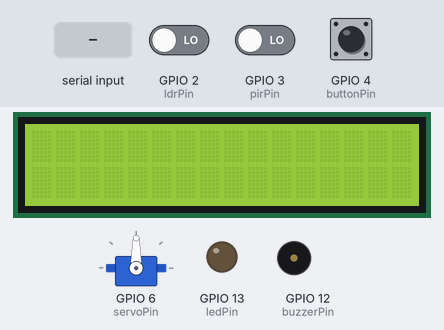
The sketch below on a simulated ESP32. On the bench: 16×2 character LCD, servo, output pins drawn as LEDs (lit = HIGH), buzzer (waves = sounding, pin HIGH). The test bench sets the inputs (shaded band); at power-on: GPIO 4 (buttonPin) LOW, GPIO 2 (ldrPin) LOW, GPIO 3 (pirPin) LOW. What the sketch prints to the serial monitor is not drawn.

Above: at 1.2 s.
1.3 s: GPIO 4 (buttonPin) pulled HIGH for 0.15 s
At 1.9 s:
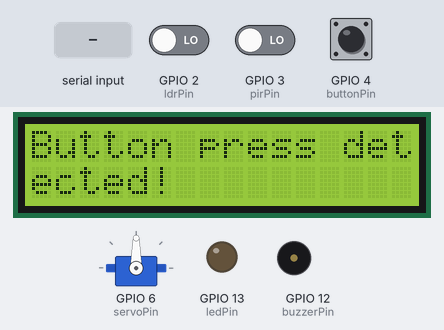
2.9 s: GPIO 2 (ldrPin) driven HIGH
At 3.5 s:
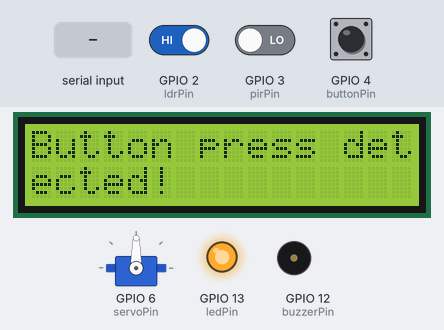
4.4 s: "SERVO: ,45\n" received over Serial
At 5.6 s:
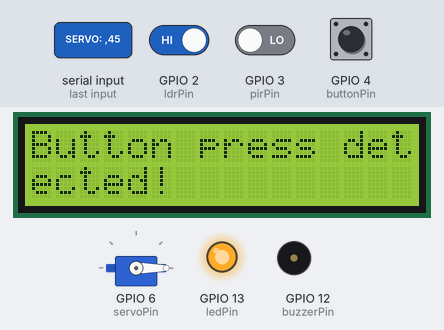
5.9 s: "LCD: 90\n" received over Serial
At 7.1 s:
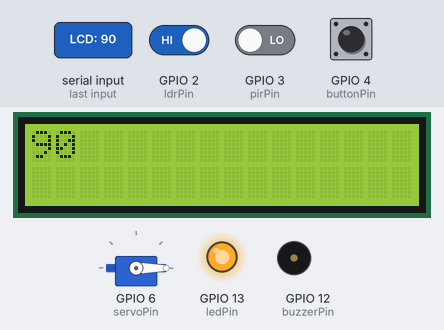
7.4 s: GPIO 2 (ldrPin) driven LOW
At 8.1 s:
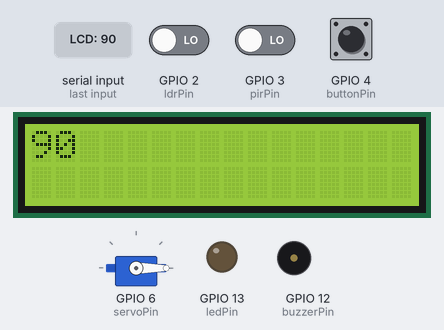
8.9 s: GPIO 4 (buttonPin) pulled HIGH for 1 s
At 10.1 s:
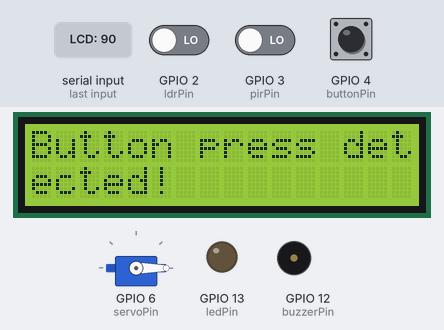
Timing chart, 0 to 11.9 s (numbered marks = the images above; inputs shaded):
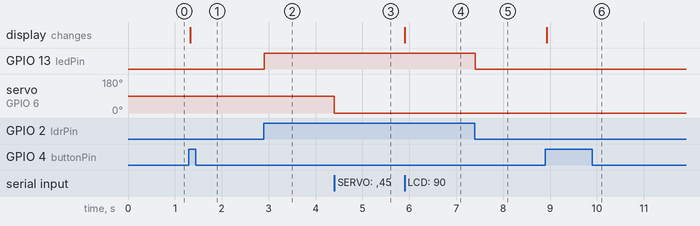

Measured:
- after the input at 1.3 s, the display: changes at once (image 1)
- after the input at 2.9 s, GPIO 13 (ledPin): LOW → HIGH at once
- after the input at 4.4 s, servo on GPIO 6 (servoPin): 90° → 0° at once
- after the input at 5.9 s, the display: changes at once (image 4)
- after the input at 7.4 s, GPIO 13 (ledPin): HIGH → LOW at once
- after the input at 8.9 s, the display: changes at once (image 6)

The sketch:

arduino.ino
```cpp
#include <Wire.h>
#include <LiquidCrystal_I2C.h>
#include <Servo.h>

LiquidCrystal_I2C lcd(0x27, 16, 2);

int pirPin = 3;
int buttonPin = 4;
int buzzerPin = 12;
int ledPin = 13;
int servoPin = 6;
int ldrPin = 2;
bool lastMotion = false;
bool lastButton = false;
Servo myServo;

void setup() {
  Serial.begin(9600); //UART đến ESP32-CAM
  //PIR
  pinMode(pirPin, INPUT);
  //Button
  pinMode(buttonPin, INPUT);
  //Buzzer
  pinMode(buzzerPin, OUTPUT);
  digitalWrite(buzzerPin, LOW);
  //LDR
  pinMode(ldrPin, INPUT);
  //LED
  pinMode(ledPin, OUTPUT);
  //LCD
  lcd.init();
  lcd.backlight();
  //Servo
  myServo.attach(servoPin);
}

//Hàm xử lí in ra LCD
void printToScreen(String content) {
  lcd.clear();
  lcd.setCursor(0, 0);

  lcd.print(content.substring(0, min(16, content.length())));

  if (content.length() > 16) {
    lcd.setCursor(0, 1);
    lcd.print(content.substring(16, min(32, content.length())));
  }
}

void loop() {
  bool motion = digitalRead(pirPin);
  bool button = digitalRead(buttonPin);
  bool no_light = digitalRead(ldrPin);

  //Đọc cảm biến
  if (motion && !lastMotion) {
    Serial.println("motion");
  }
  if (button && !lastButton){
    printToScreen("Button press detected!");
    Serial.println("button");
  }
  lastMotion = motion;
  lastButton = button;

  //Trời tối bật đèn, trời sáng tắt đèn
  if (no_light == true) {
    digitalWrite(ledPin, true);
  } else {
    digitalWrite(ledPin, false);
  }

  //Nhận yêu cầu từ ESP32-CAM
  if (Serial.available()) {
    String line = Serial.readStringUntil('\n');
    line.trim();
    //In ra LCD
    if (line.startsWith("LCD: ")) {
      String content = line.substring(5);
      printToScreen(content);
    }
    //Bật/tắt buzzer
    if (line.startsWith("BUZZER: ")) {
      String content = line.substring(8);
      if (content == "on") {
        digitalWrite(buzzerPin, HIGH);
      }
      else if (content == "off")
      {
        digitalWrite(buzzerPin, LOW);
      }
    }
    //Xoay servo (nhằm chỉnh góc cam)
    if (line.startsWith("SERVO: ")){
      String content = line.substring(7);
      int angle = content.toInt();
      myServo.write(angle);
    }

  }
}
```
